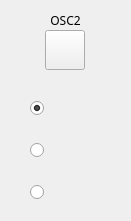
   <widget class="QWidget" name="osc2Widget" native="true">
    <property name="geometry">
     <rect>
      <x>179</x>
      <y>219</y>
      <width>131</width>
      <height>221</height>
     </rect>
    </property>
    <widget class="QLabel" name="osc2Label">
     <property name="geometry">
      <rect>
       <x>35</x>
       <y>0</y>
       <width>61</width>
       <height>41</height>
      </rect>
     </property>
     <property name="font">
      <font>
       <family>Syntha Nova</family>
       <underline>false</underline>
       <strikeout>false</strikeout>
       <kerning>false</kerning>
      </font>
     </property>
     <property name="text">
      <string>OSC2</string>
     </property>
     <property name="alignment">
      <set>Qt::AlignCenter</set>
     </property>
    </widget>
    <widget class="QWidget" name="osc2Wave" native="true">
     <property name="geometry">
      <rect>
       <x>30</x>
       <y>80</y>
       <width>71</width>
       <height>141</height>
      </rect>
     </property>
     <layout class="QVBoxLayout" name="verticalLayout_2">
      <item>
       <widget class="QRadioButton" name="osc2SineRbutton">
        <property name="text">
         <string/>
        </property>
        <property name="icon">
         <iconset resource="../MidiMize/resources.qrc">
          <normaloff>:/new/waveIcons/sine.png</normaloff>:/new/waveIcons/sine.png</iconset>
        </property>
        <property name="iconSize">
         <size>
          <width>30</width>
          <height>30</height>
         </size>
        </property>
        <property name="checked">
         <bool>true</bool>
        </property>
       </widget>
      </item>
      <item>
       <widget class="QRadioButton" name="osc2TriRbutton">
        <property name="text">
         <string/>
        </property>
        <property name="icon">
         <iconset resource="../MidiMize/resources.qrc">
          <normaloff>:/new/waveIcons/triangle.png</normaloff>:/new/waveIcons/triangle.png</iconset>
        </property>
        <property name="iconSize">
         <size>
          <width>30</width>
          <height>30</height>
         </size>
        </property>
       </widget>
      </item>
      <item>
       <widget class="QRadioButton" name="osc2SawRbutton">
        <property name="text">
         <string/>
        </property>
        <property name="icon">
         <iconset resource="../MidiMize/resources.qrc">
          <normaloff>:/new/waveIcons/1722168.png</normaloff>:/new/waveIcons/1722168.png</iconset>
        </property>
        <property name="iconSize">
         <size>
          <width>30</width>
          <height>30</height>
         </size>
        </property>
       </widget>
      </item>
     </layout>
    </widget>
    <widget class="QPushButton" name="osc2Pbutton">
     <property name="enabled">
      <bool>true</bool>
     </property>
     <property name="geometry">
      <rect>
       <x>45</x>
       <y>30</y>
       <width>40</width>
       <height>40</height>
      </rect>
     </property>
     <property name="text">
      <string/>
     </property>
     <property name="checkable">
      <bool>true</bool>
     </property>
     <property name="autoDefault">
      <bool>false</bool>
     </property>
     <property name="default">
      <bool>false</bool>
     </property>
     <property name="flat">
      <bool>false</bool>
     </property>
    </widget>
   </widget>
